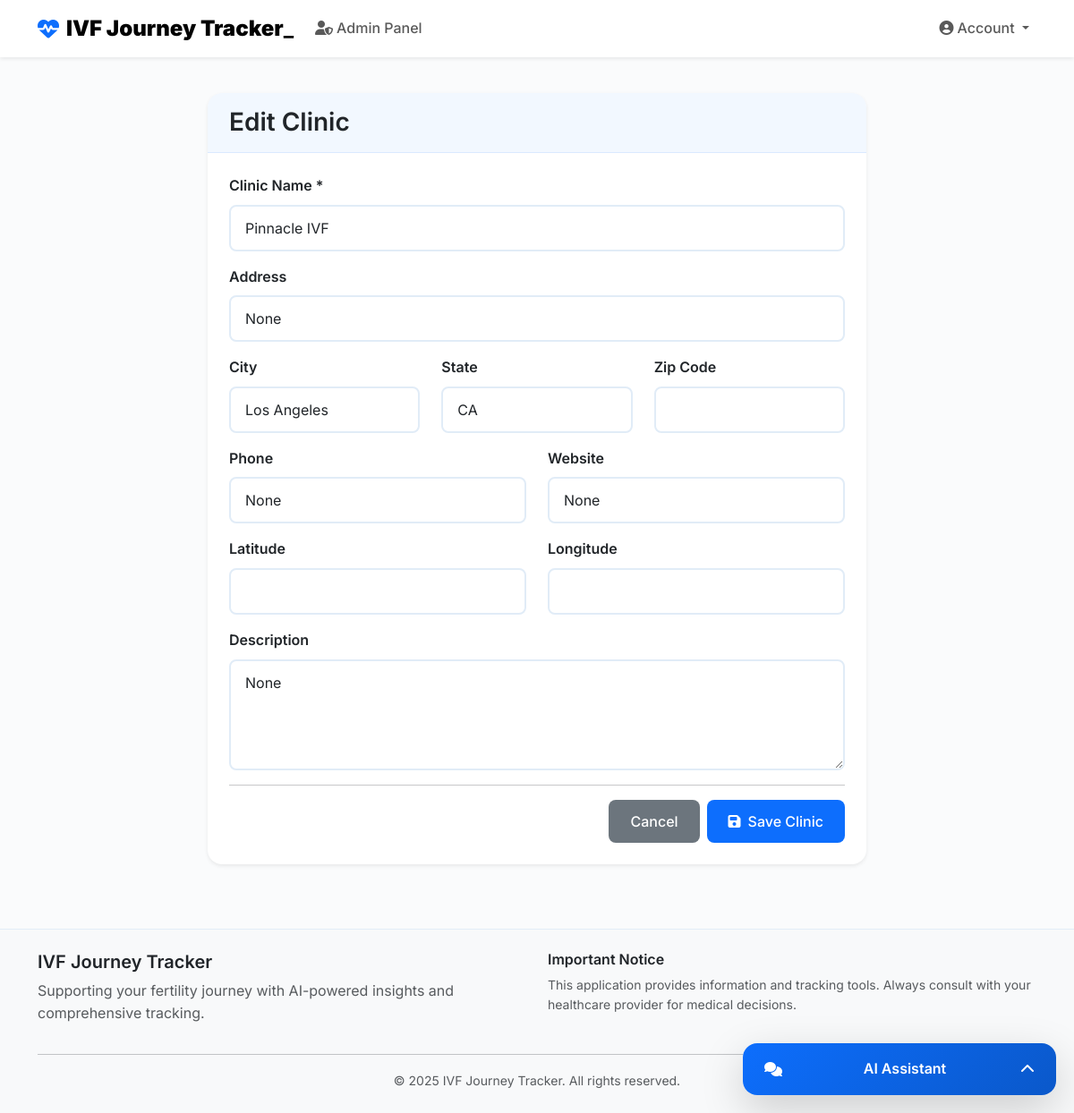
Page /admin/clinic/edit/2 (signed in) on the earlier database version.
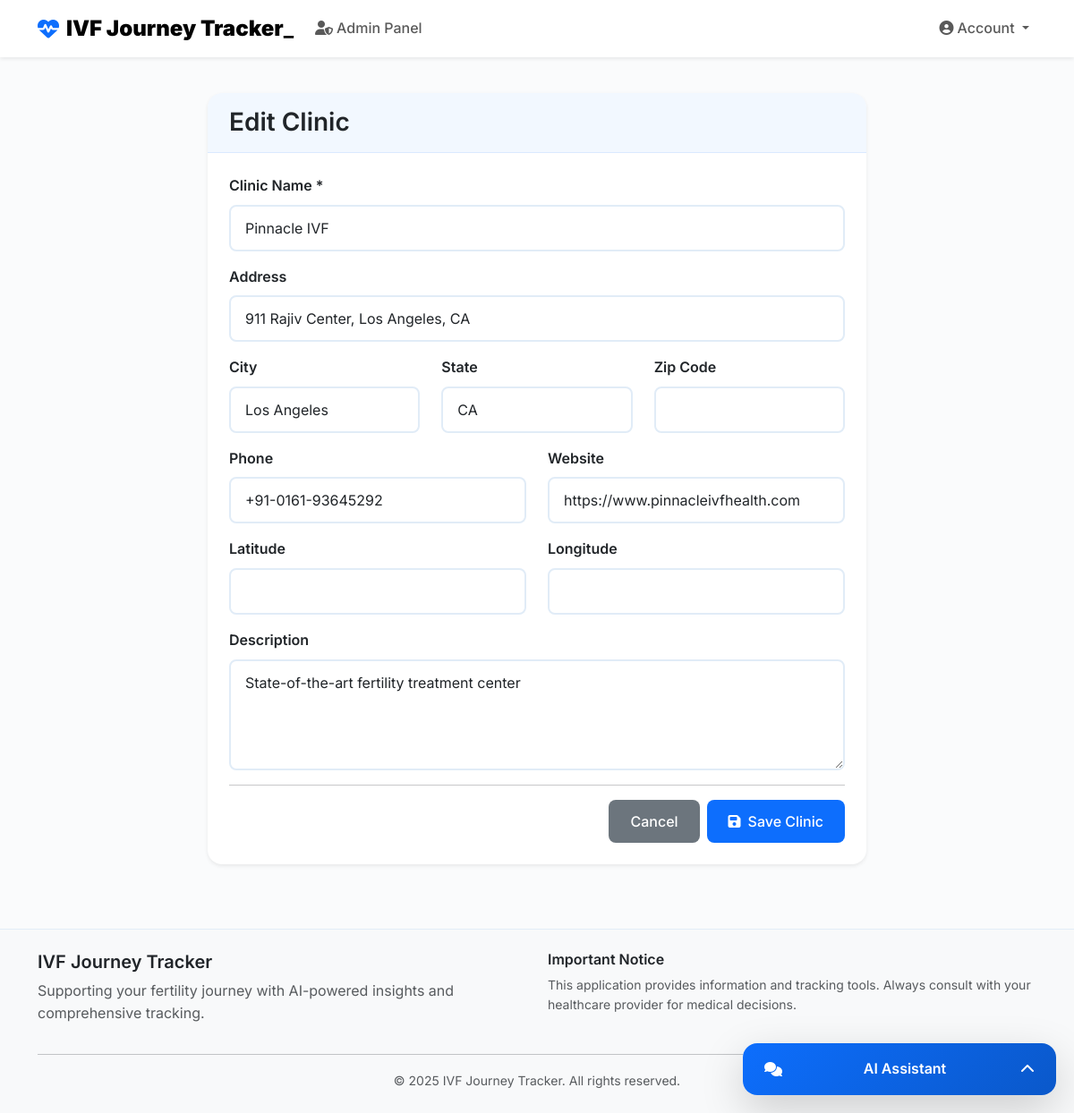
Same page on the later database version.
### models.py (models this page shows, shortened)
class Clinic(db.Model):
    __tablename__ = 'clinic' # <-- CRITICAL FIX: Explicit table name added
    id = db.Column(db.Integer, primary_key=True)
    name = db.Column(db.String(100), nullable=False)
    state = db.Column(db.String(100), nullable=False)
    city = db.Column(db.String(100), nullable=False)
    address = db.Column(db.String(255))
    contact_number = db.Column(db.String(20))
    phone = db.Column(db.String(20))
    website = db.Column(db.String(255))
    description = db.Column(db.Text)
    doctors = db.relationship('User', backref='clinic', lazy='dynamic') # References 'user' table via clinic_id foreign key

### main.py (the view, shortened to what this page needs)
@app.route('/admin/clinic/edit/<int:clinic_id>', methods=['GET', 'POST'])
@admin_required
def edit_clinic(clinic_id):
    user = User.query.get(session['user_id'])
    clinic = Clinic.query.get_or_404(clinic_id)
    return render_template('admin_clinic_form.html', user=user, clinic=clinic, title="Edit Clinic")

### templates/admin_clinic_form.html (shortened to what this page needs)
{% extends "base.html" %}
{% block head %}
    <link href="https://cdn.jsdelivr.net/npm/bootstrap@5.3.0/dist/css/bootstrap.min.css" rel="stylesheet">
    <link rel="stylesheet" href="https://cdnjs.cloudflare.com/ajax/libs/font-awesome/6.4.0/css/all.min.css">
    <link rel="stylesheet" href="https://unpkg.com/leaflet@1.9.4/dist/leaflet.css"/>
    <link rel="stylesheet" href="{{ url_for('static', filename='css/base.style.css') }}">
    <link rel="stylesheet" href="{{ url_for('static', filename='css/admin_clinic_form.style.css') }}">
{% endblock %}
{% block content %}
<div class="container py-4">
    <div class="row justify-content-center">
        <div class="col-lg-8">
            <div class="card">
                <div class="card-header">
                    <h3 class="mb-0">{{ title }}</h3>
                </div>
                <div class="card-body">
                    <form method="POST">
                        <div class="mb-3">
                            <label for="name" class="form-label">Clinic Name *</label>
                            <input type="text" class="form-control" id="name" name="name" value="{{ clinic.name if clinic else '' }}" required>
                        </div>
                        <div class="mb-3">
                            <label for="address" class="form-label">Address</label>
                            <input type="text" class="form-control" id="address" name="address" value="{{ clinic.address if clinic else '' }}">
                        </div>
                        <div class="row">
                            <div class="col-md-4 mb-3">
                                <label for="city" class="form-label">City</label>
                                <input type="text" class="form-control" id="city" name="city" value="{{ clinic.city if clinic else '' }}">
                            </div>
                            <div class="col-md-4 mb-3">
                                <label for="state" class="form-label">State</label>
                                <input type="text" class="form-control" id="state" name="state" value="{{ clinic.state if clinic else '' }}">
                            </div>
                            <div class="col-md-4 mb-3">
                                <label for="zip_code" class="form-label">Zip Code</label>
                                <input type="text" class="form-control" id="zip_code" name="zip_code" value="{{ clinic.zip_code if clinic else '' }}">
                            </div>
                        </div>
                        <div class="row">
                            <div class="col-md-6 mb-3">
                                <label for="phone" class="form-label">Phone</label>
                                <input type="tel" class="form-control" id="phone" name="phone" value="{{ clinic.phone if clinic else '' }}">
                            </div>
                            <div class="col-md-6 mb-3">
                                <label for="website" class="form-label">Website</label>
                                <input type="url" class="form-control" id="website" name="website" value="{{ clinic.website if clinic else '' }}" placeholder="https://example.com">
                            </div>
                        </div>
                        <div class="row">
                            <div class="col-md-6 mb-3">
                                <label for="latitude" class="form-label">Latitude</label>
                                <input type="number" step="any" class="form-control" id="latitude" name="latitude" value="{{ clinic.latitude if clinic else '' }}">
                            </div>
                            <div class="col-md-6 mb-3">
                                <label for="longitude" class="form-label">Longitude</label>
                                <input type="number" step="any" class="form-control" id="longitude" name="longitude" value="{{ clinic.longitude if clinic else '' }}">
                            </div>
                        </div>
                        <div class="mb-3">
                            <label for="description" class="form-label">Description</label>
                            <textarea class="form-control" id="description" name="description" rows="4" placeholder="Enter a description for the clinic">{{ clinic.description if clinic else '' }}</textarea>
                        </div>
                        <hr>
                        <div class="d-flex justify-content-end gap-2">
                            <a href="{{ url_for('admin_clinics') }}" class="btn btn-secondary">Cancel</a>
                            <button type="submit" class="btn btn-primary">
                                <i class="fas fa-save me-2"></i>Save Clinic
                            </button>
                        </div>
                    </form>
                </div>
            </div>
        </div>
    </div>
</div>
{% endblock %}

### templates/base.html (shortened to what this page needs)
<!DOCTYPE html>
<html lang="en">
<head>
    <link href="https://cdn.jsdelivr.net/npm/bootstrap@5.3.0/dist/css/bootstrap.min.css" rel="stylesheet">
    <link rel="stylesheet" href="https://cdnjs.cloudflare.com/ajax/libs/font-awesome/6.4.0/css/all.min.css">
    <link rel="stylesheet" href="https://unpkg.com/leaflet@1.9.4/dist/leaflet.css"/>
    <link rel="stylesheet" href="{{ url_for('static', filename='css/base.style.css') }}">
    <link rel="stylesheet" href="{{ url_for('static', filename='css/patient_dashboard.style.css') }}">
    <link rel="stylesheet" href="{{ url_for('static', filename='css/doctor_dashboard.style.css') }}">
    <link rel="stylesheet" href="{{ url_for('static', filename='css/admin_dashboard.style.css') }}">
    {% block head %}{% endblock %}
</head>
<body>
    <nav class="navbar navbar-expand-lg navbar-light bg-white shadow-sm">
        <div class="container">
            <a class="navbar-brand d-flex align-items-center" href="{{ url_for('index') }}">
                <i class="fas fa-heartbeat me-2 text-primary"></i>
                <strong>IVF Journey Tracker</strong>_
            </a>
            {% if request.endpoint != 'login' %}
            <div class="collapse navbar-collapse justify-content-end" id="navbarNav">
                <ul class="navbar-nav me-auto">
                    {% if session.user_id %}
                        {% if session.user_type == 'patient' %}
                            <li class="nav-item">
                                <a class="nav-link" href="{{ url_for('patient_dashboard') }}">
                                    <i class="fas fa-tachometer-alt me-1"></i>Dashboard
                                </a>
                            </li>
                            <li class="nav-item">
                                <a class="nav-link" href="{{ url_for('ivf_predictor') }}">
                                    <i class="fas fa-magic me-1"></i>AI Predictor
                                </a>
                            </li>
                            <li class="nav-item">
                                <a class="nav-link" href="{{ url_for('prediction') }}">
                                    <i class="fas fa-chart-line me-1"></i>Predictions
                                </a>
                            </li>
                            <li class="nav-item">
                                <a class="nav-link" href="{{ url_for('wellness') }}">
                                    <i class="fas fa-leaf me-1"></i>Wellness
                                </a>
                            </li>
                            <li class="nav-item">
                                <a class="nav-link" href="{{ url_for('nutrition') }}">
                                    <i class="fas fa-apple-alt me-1"></i>Nutrition
                                </a>
                            </li>
                            <li class="nav-item">
                                <a class="nav-link" href="{{ url_for('my_documents') }}">
                                    <i class="fas fa-file-medical-alt me-1"></i>My Documents
                                </a>
                            </li>
                            <li class="nav-item">
                                <a class="nav-link" href="{{ url_for('find_clinic') }}">
                                    <i class="fas fa-hospital-user me-1"></i>Find a Clinic
                                </a>
                            </li>
                        {% elif session.user_type == 'doctor' %}
                            <li class="nav-item">
                                <a class="nav-link" href="{{ url_for('doctor_dashboard') }}">
                                    <i class="fas fa-stethoscope me-1"></i>Doctor Dashboard
                                </a>
                            </li>
                        {% elif session.user_type == 'admin' %}
                            <li class="nav-item">
                                <a class="nav-link" href="{{ url_for('admin_dashboard') }}">
                                    <i class="fas fa-user-shield me-1"></i>Admin Panel
                                </a>
                            </li>
                        {% endif %}
                    {% endif %}
                </ul>
                <ul class="navbar-nav">
                    {% if session.user_id %}
                        <li class="nav-item dropdown">
                            <a class="nav-link dropdown-toggle" href="#" role="button" data-bs-toggle="dropdown">
                                <i class="fas fa-user-circle me-1"></i>Account
                            </a>
                        </li>
                    {% endif %}
                </ul>
            </div>
            {% endif %}
        </div>
    </nav>
    <main>
        {% block content %}{% endblock %}
    </main>
    {% if session.user_id %}
        <div id="chatWidget" class="chat-widget" >
            <div class="chat-header" onclick="toggleChat()">
                <i class="fas fa-comments me-2"></i>
                <span>AI Assistant</span>
                <i class="fas fa-chevron-up" id="chatToggle"></i>
            </div>
        </div>
    {% endif %}
    <footer class="bg-light mt-5 py-4">
        <div class="container">
            <div class="row">
                <div class="col-md-6">
                    <h5>IVF Journey Tracker</h5>
                    <p class="text-muted">Supporting your fertility journey with AI-powered insights and comprehensive tracking.</p>
                </div>
                <div class="col-md-6">
                    <h6>Important Notice</h6>
                    <p class="text-muted small">
                        This application provides information and tracking tools.
                        Always consult with your healthcare provider for medical decisions.
                    </p>
                </div>
            </div>
            <hr>
            <div class="text-center text-muted">
                <small>&copy; 2025 IVF Journey Tracker. All rights reserved.</small>
            </div>
        </div>
    </footer>
</body>
</html>

Differences in the rows shown:
changed Clinic "Pinnacle IVF": address "None" → "911 Rajiv Center, Los Angeles, CA"; phone "None" → "+91-0161-93645292"; website "None" → "https://www.pinnacleivfhealth.com"; description "None" → "State-of-the-art fertility treatment center"
